Frame 1 (no input): blank canvas, image omitted
Frame 60 (no input): blank canvas, image omitted
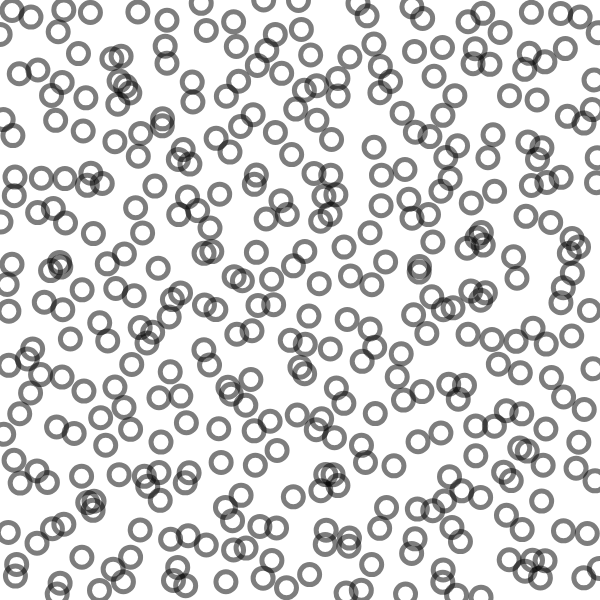
Frame 120 (the mouse pressed at the canvas centre since frame 60)

The p5.js sketch whose frames 1 and 60 were blank and that drew this single picture after the mouse press (run headless with seeded random() and noise() and a simulated clock; from frame 60 on, the mouse is pressed at the canvas centre):

// p5.js sketch
// ── sketch.js
const titleCount = 20;
let actRandomSeed = 0;

const circleAlpha = 130;
let circleColor;

function setup() {
    createCanvas(600, 600);
    noFill();
    circleColor = color(0, 0, 0, circleAlpha);
}

function draw() {
    translate(width / titleCount / 2, height / titleCount / 2);
    background(255);
    randomSeed(actRandomSeed);
    stroke(circleColor);
    strokeWeight(mouseY / 60);
    for( let gridY = 0; gridY < titleCount; gridY++) {
        for( let gridX = 0; gridX < titleCount; gridX++) {
            let posX = width / titleCount * gridX;
            let posY = height / titleCount * gridY;

            let shiftX = random(-mouseX, mouseX) / 20;
            let shiftY = random(-mouseX, mouseX) / 20;

            ellipse(posX + shiftX, posY + shiftY, mouseX / 15, mouseY / 15);

        }
    }
}

function mousePressed() {
    actRandomSeed = random(100000);
}
